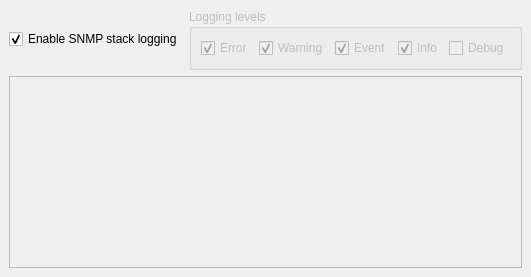
      <widget class="QWidget" name="LogTab">
       <attribute name="title">
        <string>Log</string>
       </attribute>
       <layout class="QVBoxLayout">
        <property name="spacing">
         <number>6</number>
        </property>
        <property name="leftMargin">
         <number>9</number>
        </property>
        <property name="topMargin">
         <number>9</number>
        </property>
        <property name="rightMargin">
         <number>9</number>
        </property>
        <property name="bottomMargin">
         <number>9</number>
        </property>
        <item>
         <layout class="QHBoxLayout">
          <property name="spacing">
           <number>6</number>
          </property>
          <property name="leftMargin">
           <number>0</number>
          </property>
          <property name="topMargin">
           <number>0</number>
          </property>
          <property name="rightMargin">
           <number>0</number>
          </property>
          <property name="bottomMargin">
           <number>0</number>
          </property>
          <item>
           <widget class="QCheckBox" name="LogEnable">
            <property name="text">
             <string>Enable SNMP stack logging</string>
            </property>
            <property name="checked">
             <bool>true</bool>
            </property>
           </widget>
          </item>
          <item>
           <widget class="QGroupBox" name="LogLevels">
            <property name="enabled">
             <bool>false</bool>
            </property>
            <property name="title">
             <string>Logging levels</string>
            </property>
            <layout class="QHBoxLayout">
             <property name="spacing">
              <number>6</number>
             </property>
             <property name="leftMargin">
              <number>9</number>
             </property>
             <property name="topMargin">
              <number>9</number>
             </property>
             <property name="rightMargin">
              <number>9</number>
             </property>
             <property name="bottomMargin">
              <number>9</number>
             </property>
             <item>
              <widget class="QCheckBox" name="LogError">
               <property name="text">
                <string>Error</string>
               </property>
               <property name="checked">
                <bool>true</bool>
               </property>
               <property name="tristate">
                <bool>false</bool>
               </property>
              </widget>
             </item>
             <item>
              <widget class="QCheckBox" name="LogWarning">
               <property name="text">
                <string>Warning</string>
               </property>
               <property name="checked">
                <bool>true</bool>
               </property>
               <property name="tristate">
                <bool>false</bool>
               </property>
              </widget>
             </item>
             <item>
              <widget class="QCheckBox" name="LogEvent">
               <property name="text">
                <string>Event</string>
               </property>
               <property name="checked">
                <bool>true</bool>
               </property>
               <property name="tristate">
                <bool>false</bool>
               </property>
              </widget>
             </item>
             <item>
              <widget class="QCheckBox" name="LogInfo">
               <property name="text">
                <string>Info</string>
               </property>
               <property name="checked">
                <bool>true</bool>
               </property>
               <property name="tristate">
                <bool>false</bool>
               </property>
              </widget>
             </item>
             <item>
              <widget class="QCheckBox" name="LogDebug">
               <property name="text">
                <string>Debug</string>
               </property>
               <property name="checked">
                <bool>false</bool>
               </property>
              </widget>
             </item>
            </layout>
           </widget>
          </item>
         </layout>
        </item>
        <item>
         <widget class="QTextEdit" name="LogOutput">
          <property name="enabled">
           <bool>false</bool>
          </property>
          <property name="readOnly">
           <bool>true</bool>
          </property>
          <property name="acceptRichText">
           <bool>false</bool>
          </property>
         </widget>
        </item>
       </layout>
      </widget>
